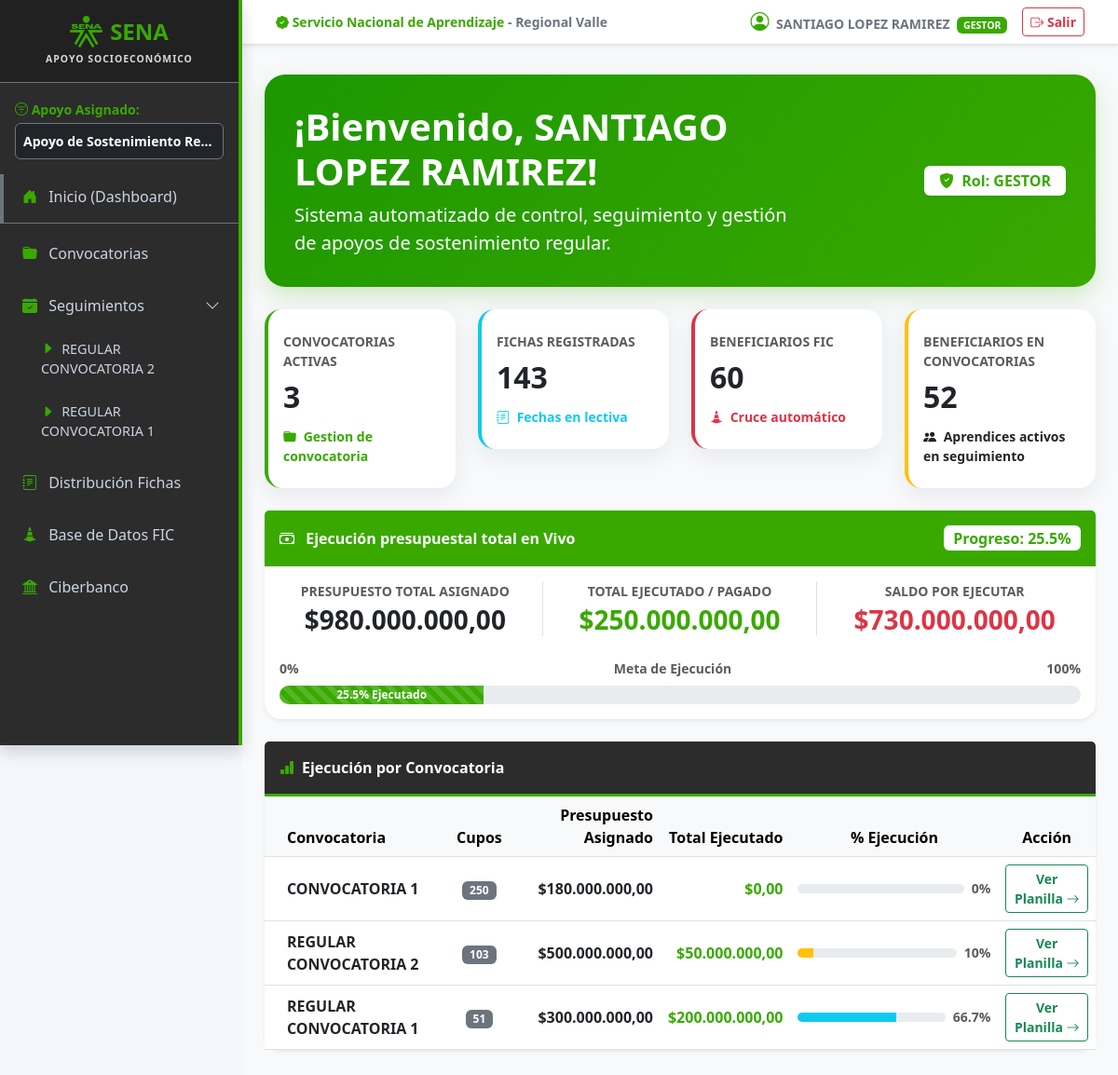
/index.php (signed in), run on the app's committed database.
### tables this page shows
CREATE TABLE `tipos_apoyo` (
  `id` int(11) NOT NULL,
  `nombre` varchar(150) NOT NULL,
  `descripcion` text DEFAULT NULL,
  `estado` enum('activo','inactivo') DEFAULT 'activo'
);

CREATE TABLE `convocatorias` (
  `id` int(10) UNSIGNED NOT NULL,
  `apoyo_id` int(11) DEFAULT 1,
  `nombre` varchar(150) NOT NULL,
  `periodo` varchar(30) NOT NULL,
  `cupos` int(10) UNSIGNED NOT NULL DEFAULT 0,
  `presupuesto` decimal(15,2) NOT NULL DEFAULT 0.00,
  `created_at` timestamp NOT NULL DEFAULT current_timestamp()
);

### index.php (the view, shortened to what this page needs)
<?php
require_once 'config/database.php';
require_once 'includes/header.php';
$totalConvocatorias = $pdo->query("SELECT COUNT(*) FROM convocatorias")->fetchColumn();
$totalFichas = $pdo->query("SELECT COUNT(*) FROM distribucion_fichas")->fetchColumn();
$totalFicGlobal = $pdo->query("SELECT COUNT(*) FROM base_fic")->fetchColumn();
$totalBeneficiariosConvocatorias = $pdo->query("SELECT COUNT(DISTINCT documento) FROM aprendices_mes")->fetchColumn();
$presupuestoTotal = $pdo->query("SELECT SUM(presupuesto) FROM convocatorias")->fetchColumn() ?: 0;
$ejecucionTotal = $pdo->query("SELECT SUM(valor_pagado) FROM meses_seguimiento")->fetchColumn() ?: 0;
$porcentajeEjecucion = ($presupuestoTotal > 0) ? min(100, round(($ejecucionTotal / $presupuestoTotal) * 100, 1)) : 0;
$stmtFinanzas = $pdo->query("
    SELECT c.id, c.nombre, c.cupos, c.presupuesto,
           COALESCE(SUM(m.valor_pagado), 0) AS total_ejecutado
    FROM convocatorias c
    LEFT JOIN meses_seguimiento m ON c.id = m.convocatoria_id
    GROUP BY c.id, c.nombre, c.cupos, c.presupuesto
    ORDER BY c.id DESC
");
$desgloseConvocatorias = $stmtFinanzas->fetchAll(PDO::FETCH_ASSOC);
?>
<div class="hero mb-4">
    <div class="row align-items-center">
        <div class="col-md-8">
            <h1 class="fw-bold mb-2">¡Bienvenido, <?= htmlspecialchars($_SESSION['nombre']) ?>!</h1>
            <p class="lead mb-0 text-white-100">Sistema automatizado de control, seguimiento y gestión de apoyos de sostenimiento regular.</p>
        </div>
        <div class="col-md-4 text-md-end mt-3 mt-md-0">
            <span class="badge bg-white text-success px-3 py-2 fs-6 fw-bold shadow-sm">
                <i class="bi bi-shield-fill-check me-1"></i> Rol: <?= strtoupper(htmlspecialchars($_SESSION['rol'])) ?>
            </span>
        </div>
    </div>
</div>
<div class="row g-4 mb-4">
    <div class="col-xl-3 col-md-6">
        <div class="card bg-white border-start border-4 border-success h-100 py-2">
            <div class="card-body">
                <div class="text-uppercase fw-bold text-muted small mb-1">Convocatorias Activas</div>
                <div class="stat text-dark"><?= $totalConvocatorias ?></div>
                <div class="mt-2 text-success small fw-bold">
                    <i class="bi bi-folder-fill me-1"></i> Gestion de convocatoria
                </div>
            </div>
        </div>
    </div>
    <div class="col-xl-3 col-md-6">
        <div class="card bg-white border-start border-4 border-info h-100 py-2">
            <div class="card-body">
                <div class="text-uppercase fw-bold text-muted small mb-1">Fichas Registradas</div>
                <div class="stat text-dark"><?= $totalFichas ?></div>
                <div class="mt-2 text-info small fw-bold">
                    <i class="bi bi-journal-text me-1"></i> Fechas en lectiva
                </div>
            </div>
        </div>
    </div>
    <div class="col-xl-3 col-md-6">
        <div class="card bg-white border-start border-4 border-danger h-100 py-2">
            <div class="card-body">
                <div class="text-uppercase fw-bold text-muted small mb-1">Beneficiarios FIC</div>
                <div class="stat text-dark"><?= $totalFicGlobal ?></div>
                <div class="mt-2 text-danger small fw-bold">
                    <i class="bi bi-cone-striped me-1"></i> Cruce automático
                </div>
            </div>
        </div>
    </div>
    <div class="col-xl-3 col-md-6">
        <div class="card bg-white border-start border-4 border-warning h-100 py-2">
            <div class="card-body">
                <div class="text-uppercase fw-bold text-muted small mb-1">Beneficiarios en Convocatorias</div>
                <div class="stat text-dark"><?= $totalBeneficiariosConvocatorias ?></div>
                <div class="mt-2 text-warning text-dark fw-bold small">
                    <i class="bi bi-people-fill me-1"></i> Aprendices activos en seguimiento
                </div>
            </div>
        </div>
    </div>
</div>
<div class="card bg-white mb-4 shadow-sm">
    <div class="card-header bg-success text-white fw-bold py-3 d-flex justify-content-between align-items-center">
        <span><i class="bi bi-cash-stack me-2"></i> Ejecución presupuestal total en Vivo</span>
        <span class="badge bg-white text-success fs-6 fw-bold">Progreso: <?= $porcentajeEjecucion ?>%</span>
    </div>
    <div class="card-body">
        <div class="row align-items-center mb-4">
            <div class="col-md-4 text-center border-end">
                <span class="text-muted small fw-bold text-uppercase d-block mb-1">Presupuesto Total Asignado</span>
                <h3 class="fw-bold text-dark mb-0">$<?= number_format($presupuestoTotal, 2, ',', '.') ?></h3>
            </div>
            <div class="col-md-4 text-center border-end">
                <span class="text-muted small fw-bold text-uppercase d-block mb-1">Total Ejecutado / Pagado</span>
                <h3 class="fw-bold text-success mb-0">$<?= number_format($ejecucionTotal, 2, ',', '.') ?></h3>
            </div>
            <div class="col-md-4 text-center">
                <span class="text-muted small fw-bold text-uppercase d-block mb-1">Saldo por Ejecutar</span>
                <h3 class="fw-bold text-danger mb-0">$<?= number_format($presupuestoTotal - $ejecucionTotal, 2, ',', '.') ?></h3>
            </div>
        </div>
        <div class="mb-2 d-flex justify-content-between small fw-bold text-muted">
            <span>0%</span>
            <span>Meta de Ejecución</span>
            <span>100%</span>
        </div>
        <div class="progress" style="height: 20px; border-radius: 10px;">
            <div class="progress-bar bg-success progress-bar-striped progress-bar-animated fw-bold"
                 role="progressbar"
                 style="width: <?= $porcentajeEjecucion ?>%;"
                 aria-valuenow="<?= $porcentajeEjecucion ?>"
                 aria-valuemin="0"
                 aria-valuemax="100">
                <?= $porcentajeEjecucion ?>% Ejecutado
            </div>
        </div>
    </div>
</div>
<div class="card bg-white mb-4 shadow-sm">
    <div class="card-header bg-dark text-white fw-bold py-3">
        <i class="bi bi-bar-chart-fill me-2 text-success"></i>Ejecución por Convocatoria
    </div>
    <div class="card-body p-0">
        <div class="table-responsive">
            <table class="table table-hover align-middle mb-0">
                <thead class="table-light">
                    <tr>
                        <th class="ps-4">Convocatoria</th>
                        <th class="text-center">Cupos</th>
                        <th class="text-end">Presupuesto Asignado</th>
                        <th class="text-end">Total Ejecutado</th>
                        <th class="text-center" style="width: 25%;">% Ejecución</th>
                        <th class="text-center">Acción</th>
                    </tr>
                </thead>
                <tbody>
                    <?php foreach ($desgloseConvocatorias as $conv):
                        $presup_conv = (float)$conv['presupuesto'];
                        $ejec_conv = (float)$conv['total_ejecutado'];
                        $porc_conv = ($presup_conv > 0) ? min(100, round(($ejec_conv / $presup_conv) * 100, 1)) : 0;
                    ?>
                    <tr>
                        <td class="ps-4 fw-bold text-uppercase"><?= htmlspecialchars($conv['nombre']) ?></td>
                        <td class="text-center"><span class="badge bg-secondary"><?= $conv['cupos'] ?></span></td>
                        <td class="text-end fw-bold">
                            <?= $presup_conv > 0 ? '$'.number_format($presup_conv, 2, ',', '.') : '<span class="text-muted fw-normal">Sin asignar</span>' ?>
                        </td>
                        <td class="text-end fw-bold text-success">$<?= number_format($ejec_conv, 2, ',', '.') ?></td>
                        <td class="text-center align-middle">
                            <div class="d-flex align-items-center gap-2">
                                <div class="progress w-100" style="height: 10px;">
                                    <div class="progress-bar bg-<?= $porc_conv >= 100 ? 'success' : ($porc_conv > 50 ? 'info' : 'warning') ?>"
                                         style="width: <?= $porc_conv ?>%;"></div>
                                </div>
                                <span class="small fw-bold text-muted"><?= $porc_conv ?>%</span>
                            </div>
                        </td>
                        <td class="text-center">
                            <a href="modules/seguimiento/index.php?convocatoria_id=<?= $conv['id'] ?>" class="btn btn-sm btn-outline-success fw-bold">
                                Ver Planilla <i class="bi bi-arrow-right"></i>
                            </a>
                        </td>
                    </tr>
                    <?php endforeach; ?>
                </tbody>
            </table>
        </div>
    </div>
</div>
<?php require_once 'includes/footer.php'; ?>

### includes/header.php (shortened to what this page needs)
<?php
$rol_actual = $_SESSION['rol'] ?? 'visualizador';
$nombre_usuario = $_SESSION['nombre'] ?? 'Usuario';
if (isset($pdo)) {
    if ($rol_actual === 'admin') {
        $stmtApoyos = $pdo->query("SELECT id, nombre FROM tipos_apoyo WHERE estado = 'activo' ORDER BY id ASC");
        $lista_apoyos = $stmtApoyos->fetchAll(PDO::FETCH_ASSOC);
        if (isset($_GET['apoyo_id'])) {
            $_SESSION['apoyo_activo_id'] = (int)$_GET['apoyo_id'];
        }
        if (!isset($_SESSION['apoyo_activo_id']) && count($lista_apoyos) > 0) {
            $_SESSION['apoyo_activo_id'] = $lista_apoyos[0]['id'];
        }
        $apoyo_activo_id = $_SESSION['apoyo_activo_id'] ?? 1;
    } else {
        $apoyo_asignado = (int)($_SESSION['apoyo_usuario'] ?? 1);
        $stmtApoyos = $pdo->prepare("SELECT id, nombre FROM tipos_apoyo WHERE id = ? AND estado = 'activo'");
        $stmtApoyos->execute([$apoyo_asignado]);
        $lista_apoyos = $stmtApoyos->fetchAll(PDO::FETCH_ASSOC);
        $apoyo_activo_id = $apoyo_asignado;
    }
    $stmtSidebar = $pdo->prepare("SELECT id, nombre FROM convocatorias WHERE apoyo_id = ? ORDER BY id DESC");
    $stmtSidebar->execute([$apoyo_activo_id]);
    $lista_convocatorias = $stmtSidebar->fetchAll(PDO::FETCH_ASSOC);
} else {
    $lista_apoyos = [];
    $lista_convocatorias = [];
    $apoyo_activo_id = 1;
}
?>
<!DOCTYPE html>
<html lang="es">
<head>
    <link href="https://cdn.jsdelivr.net/npm/bootstrap@5.3.0/dist/css/bootstrap.min.css" rel="stylesheet">
    <link rel="stylesheet" href="https://cdn.jsdelivr.net/npm/bootstrap-icons@1.10.5/font/bootstrap-icons.css">
    <link rel="stylesheet" href="/seguimiento-regular/assets/css/sena.css">
</head>
<body>
<div class="d-flex" id="wrapper">
    <div class="text-white shadow" id="sidebar-wrapper">
        <div class="py-3 text-center border-bottom border-secondary mb-3 bg-black bg-opacity-25 px-2">
            <div class="d-flex align-items-center justify-content-center gap-2 mb-1">
                <img src="/seguimiento-regular/assets/img/logo_sena.webp" alt="Logo SENA" style="width: 35px; height: auto;">
                <span class="fw-bold fs-4 text-success m-0">SENA</span>
            </div>
            <div class="text-uppercase text-light small fw-bold" style="font-size: 0.65em; letter-spacing: 1px; opacity: 0.85;">
                Apoyo Socioeconómico
            </div>
        </div>
        <div class="px-3 mb-3">
            <label class="form-label text-success small fw-bold mb-1">
                <i class="bi bi-filter-circle"></i> <?= $rol_actual === 'admin' ? 'Cambiar Apoyo:' : 'Apoyo Asignado:' ?>
            </label>
            <?php if ($rol_actual === 'admin'): ?>
                <select class="form-select form-select-sm fw-bold bg-dark text-white border-secondary" onchange="location.href='?apoyo_id='+this.value">
                    <?php foreach ($lista_apoyos as $ap): ?>
                        <option value="<?= $ap['id'] ?>" <?= $ap['id'] == $apoyo_activo_id ? 'selected' : '' ?>>
                            <?= htmlspecialchars($ap['nombre']) ?>
                        </option>
                    <?php endforeach; ?>
                </select>
            <?php else: ?>
                <div class="p-2 bg-dark rounded border border-secondary text-white fw-bold small text-truncate">
                    <?= !empty($lista_apoyos) ? htmlspecialchars($lista_apoyos[0]['nombre']) : 'Sin Apoyo Asignado' ?>
                </div>
            <?php endif; ?>
        </div>
        <a href="/seguimiento-regular/index.php" class="sidebar-link border-bottom border-secondary pb-3">
            <i class="bi bi-house-door-fill me-2 text-success"></i> Inicio (Dashboard)
        </a>
        <a href="/seguimiento-regular/modules/convocatorias/index.php" class="sidebar-link mt-2">
            <i class="bi bi-folder-fill me-2 text-success"></i> Convocatorias
        </a>
        <div class="mt-2">
            <a href="#menuSeguimiento" data-bs-toggle="collapse" class="sidebar-link d-flex justify-content-between align-items-center">
                <span><i class="bi bi-calendar-check-fill me-2 text-success"></i> Seguimientos</span>
                <i class="bi bi-chevron-down"></i>
            </a>
            <div class="collapse show" id="menuSeguimiento">
                <?php foreach ($lista_convocatorias as $c): ?>
                    <a href="/seguimiento-regular/modules/seguimiento/index.php?convocatoria_id=<?= $c['id'] ?>" class="sidebar-link submenu-link">
                        <i class="bi bi-caret-right-fill me-1 text-success"></i> <?= htmlspecialchars($c['nombre']) ?>
                    </a>
                <?php endforeach; ?>
            </div>
        </div>
        <div class="mt-2">
            <a href="/seguimiento-regular/modules/fichas/index.php" class="sidebar-link">
                <i class="bi bi-journal-text me-2 text-success"></i> Distribución Fichas
            </a>
        </div>
        <div class="mt-2">
            <a href="/seguimiento-regular/modules/fic/index.php" class="sidebar-link">
                <i class="bi bi-cone-striped me-2 text-success"></i> Base de Datos FIC
            </a>
        </div>
        <div class="mt-2">
            <a href="/seguimiento-regular/modules/ciberbanco/index.php" class="sidebar-link">
                <i class="bi bi-bank2 me-2 text-success"></i> Ciberbanco
            </a>
        </div>
    </div>
    <div id="page-content-wrapper" class="w-100 bg-light">
        <nav class="navbar navbar-expand-lg navbar-light bg-white border-bottom px-4 py-2 shadow-sm mb-4">
            <div class="container-fluid d-flex justify-content-between align-items-center">
                <div class="text-secondary small fw-bold">
                    <span class="text-success"><i class="bi bi-patch-check-fill"></i> Servicio Nacional de Aprendizaje</span> - Regional Valle
                </div>
                <div class="d-flex align-items-center gap-3">
                    <span class="text-secondary small">
                        <i class="bi bi-person-circle fs-5 me-1 text-success"></i>
                        <b><?= htmlspecialchars($nombre_usuario) ?></b>
                        <span class="badge bg-<?= $rol_actual === 'admin' ? 'danger' : ($rol_actual === 'gestor' ? 'success' : 'warning text-dark') ?> text-uppercase ms-1">
                            <?= $rol_actual ?>
                        </span>
                    </span>
                    <a href="/seguimiento-regular/logout.php" class="btn btn-outline-danger btn-sm fw-bold">
                        <i class="bi bi-box-arrow-right"></i> Salir
                    </a>
                </div>
            </div>
        </nav>
        <div class="container-fluid px-4 py-2">

### data on the page
tipos_apoyo: nombre "Apoyo de Sostenimiento Re…"
convocatorias: nombre "REGULAR CONVOCATORIA 2", cupos "103", presupuesto "500.000.000,00", ejec_conv "50.000.000,00", porc_conv "10"
convocatorias: nombre "REGULAR CONVOCATORIA 1", cupos "51", presupuesto "300.000.000,00", ejec_conv "200.000.000,00", porc_conv "66.7"
convocatorias: nombre "CONVOCATORIA 1", cupos "250", presupuesto "180.000.000,00", ejec_conv "0,00", porc_conv "0"

### other printed values
$nombre_usuario "SANTIAGO LOPEZ RAMIREZ"
$rol_actual "GESTOR"
$_SESSION['nombre'] "SANTIAGO LOPEZ RAMIREZ"
$_SESSION['rol'] "GESTOR"
$totalConvocatorias "3"
$totalFichas "143"
$totalFicGlobal "60"
$totalBeneficiariosConvocatorias "52"
$porcentajeEjecucion "25.5"
$presupuestoTotal "980.000.000,00"
$ejecucionTotal "250.000.000,00"
$presupuestoTotal - $ejecucionTotal "730.000.000,00"
